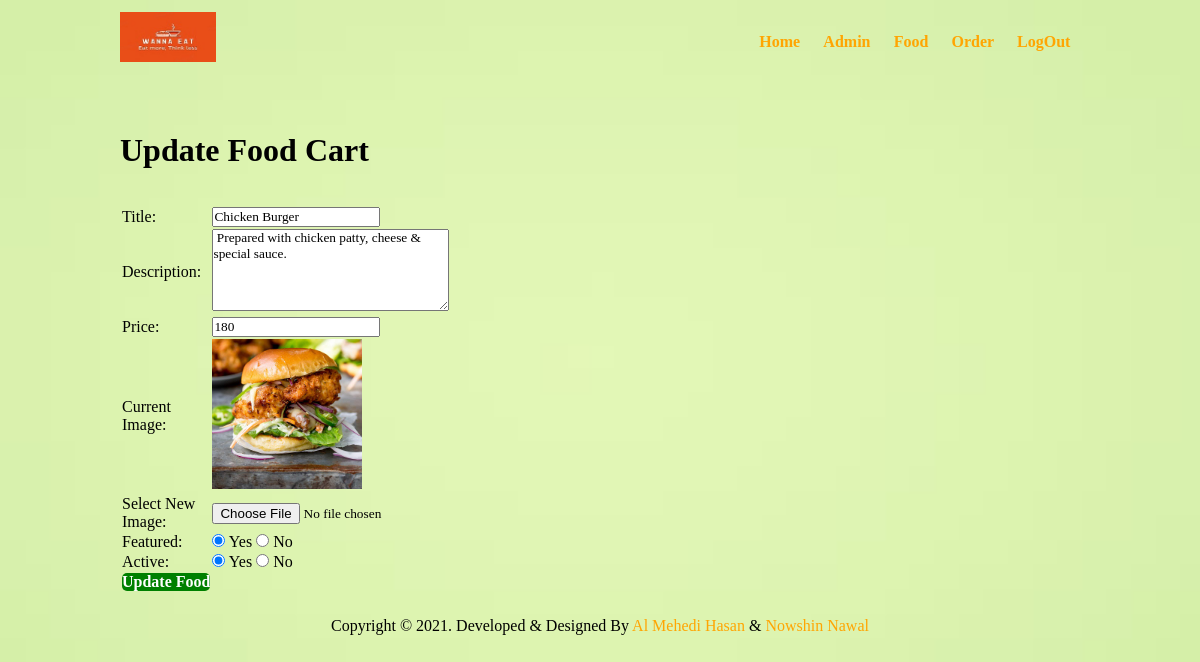
Screenshot of /admin/Food-updating.php?id=14 (signed in) with the database file from the repository.
### tables this page shows
CREATE TABLE `food_table` (
  `id` int(10) UNSIGNED NOT NULL,
  `title` varchar(100) NOT NULL,
  `description` text NOT NULL,
  `price` float NOT NULL,
  `image_name` varchar(100) NOT NULL,
  `featured` varchar(10) NOT NULL,
  `active` varchar(10) NOT NULL
);

### admin/Food-updating.php (the view, shortened to what this page needs)
<?php include('partials/menu.php'); ?>
<?php
    if(isset($_GET['id']))
    {
        $id = $_GET['id'];
        $query = "SELECT * FROM food_table WHERE id=$id";
        $result = mysqli_query($connection, $query);
        $num_of_rows = mysqli_fetch_assoc($result);
        $title =  $num_of_rows['title'];
        $description =  $num_of_rows['description'];
        $price =  $num_of_rows['price'];
        $current_image =  $num_of_rows['image_name'];
        $featured =  $num_of_rows['featured'];
        $active =  $num_of_rows['active'];
    }
    else
    {
        header('location:'.SITEURL.'admin/manage-food.php');
    }
?>
<div class="navbar">
    <div class="boxes">
        <h1>Update Food Cart</h1>
        <br><br>
        <form action="" method="POST" enctype="multipart/form-data">
        <table class="table_for_reg">
            <tr>
                <td>Title: </td>
                <td>
                    <input type="text" name="title" value="<?php echo $title; ?>">
                </td>
            </tr>
            <tr>
                <td>Description: </td>
                <td>
                    <textarea name="description" cols="30" rows="5"><?php echo $description; ?></textarea>
                </td>
            </tr>
            <tr>
                <td>Price: </td>
                <td>
                    <input type="number" name="price" value="<?php echo $price; ?>">
                </td>
            </tr>
            <tr>
                <td>Current Image: </td>
                <td>
             <?php
                    if($current_image == "")
                        {
                            echo "<div class='error-message'>Image not Available.</div>";
                        }
                        else
                        {
                            ?>
                            <img src="<?php echo SITEURL; ?>Image/Food/<?php echo $current_image; ?>" width="150px">
                            <?php
                        }
             ?>
                </td>
            </tr>
            <tr>
                <td>Select New Image: </td>
                <td>
                    <input type="file" name="image">
                </td>
            </tr>
            <tr>
                <td>Featured: </td>
                <td>
                    <input <?php if($featured=="Yes") {echo "checked";} ?> type="radio" name="featured" value="Yes"> Yes
                    <input <?php if($featured=="No") {echo "checked";} ?> type="radio" name="featured" value="No"> No
                </td>
            </tr>
            <tr>
                <td>Active: </td>
                <td>
                    <input <?php if($active=="Yes") {echo "checked";} ?> type="radio" name="active" value="Yes"> Yes
                    <input <?php if($active=="No") {echo "checked";} ?> type="radio" name="active" value="No"> No
                </td>
            </tr>
            <tr>
                <td>
                    <input type="submit" name="submit" value="Update Food" class="button-secondary">
                </td>
            </tr>
        </table>
        </form>
    </div>
</div>
<?php include('partials/footer.php'); ?>

### css/CSS_FILE.css (style rules this page uses)
* { margin: 0 0; padding: 0 0; font-family: 'Times New Roman', Times, serif; }
body { background-color: #dfe4ea; }
.boxes { width: 80%; margin: 0 auto; padding: 1%; }
.table_for_reg { width: 30%; }
.button-secondary { padding: 0%; border: none; font-size: 16px; border-radius: 5px; background-color: green; color: white; cursor: pointer; font-weight: bold; }
.back3 { background-image: url(../Image/tr.jpg); background-size: cover; background-repeat: no-repeat; }

### rows the page displays
food_table: title "Chicken Burger", description "Prepared with chicken patty, cheese & special sauce.", price "180", image_name (picture), featured "☑", active "☑"
